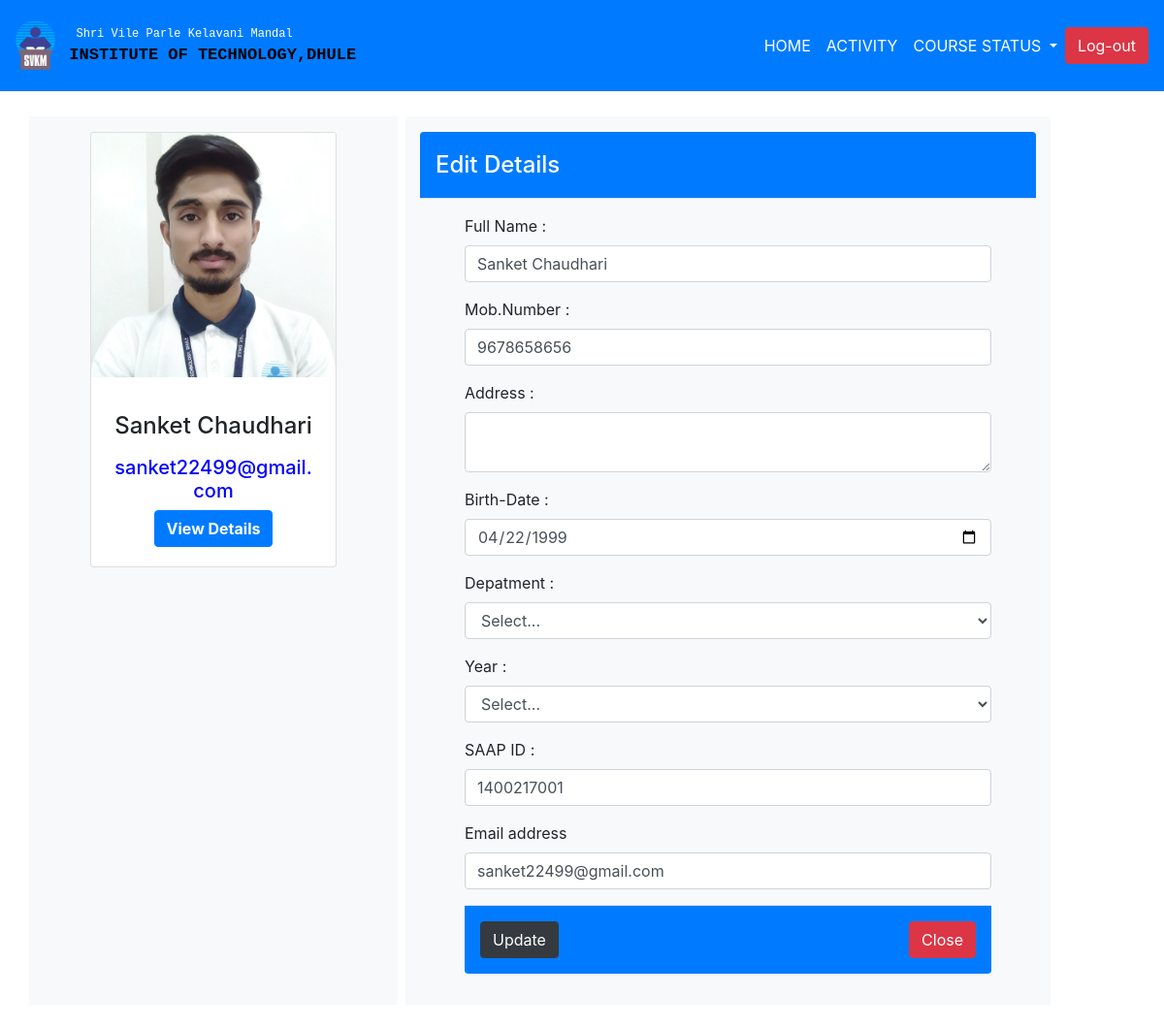
Screenshot of /edit.php?eid=18 with the database file from the repository.
### tables this page shows
CREATE TABLE `registration` (
  `id` int(10) NOT NULL,
  `name` varchar(50) NOT NULL,
  `number` bigint(100) NOT NULL,
  `address` text NOT NULL,
  `bdate` date NOT NULL,
  `dept` varchar(40) NOT NULL,
  `year` text NOT NULL,
  `sid` int(50) NOT NULL,
  `email` text NOT NULL,
  `pass` text NOT NULL,
  `img` text NOT NULL
);

### edit.php (the view, shortened to what this page needs)
<!doctype html>
<html lang="en">
  <head>
    <link rel="stylesheet" href="https://stackpath.bootstrapcdn.com/bootstrap/4.4.1/css/bootstrap.min.css">
      <link rel="stylesheet" type="text/css" href="style.css">
  </head>
  <body>
<?php
    include('db.php');
    $sql = mysqli_query($conn, "select * from registration where id = '".$_GET['eid']."' ");
    while($row=mysqli_fetch_assoc($sql)){
    $s = $row['sid'];
?>
        <nav class="navbar navbar-expand-lg  navbar-dark bg-primary fixed-top">
            <img class="" src="logo.png" style="width: 3.5%; height: 1.8%">
              <pre style="font-size: 12px; color: white;">
   Shri Vile Parle Kelavani Mandal
  <b style="font-size: 17px; color: black;" class="text-uppercase">Institute Of Technology,Dhule  </b></pre>
            <div class="collapse navbar-collapse" id="navbarTogglerDemo02">
                <ul class="navbar-nav ml-auto mt-2 mt-lg-0">
                  <li class="nav-item active">
                    <a class="nav-link text-uppercase" href="Profile.php?eid=<?php echo $_GET['eid'];?>&s=<?php echo $s; ?>">Home <span class="sr-only">(current)</span></a>
                  </li>
                  <li class="nav-item active">
                    <a class="nav-link text-uppercase" href="activity.php?eid=<?php echo $_GET['eid'];?>&s=<?php echo $s; ?>">Activity <span class="sr-only">(current)</span></a>
                  </li>
                   <li class="nav-item dropdown">
                    <a class="nav-link dropdown-toggle text-white text-uppercase" style="color: black" href="#" id="navbardrop" data-toggle="dropdown">
                      Course Status
                    </a>
                  </li>
                </ul>
             <form class="form-inline my-2 my-lg-0">
               <a href="logout.php"><button class="btn btn-danger my-2 my-sm-0" type="submit">Log-out</button></a>
            </form>
        </div>
      </nav>
      <?php
    }
    ?>
<?php
    include('db.php');
    $sql = mysqli_query($conn, "select * from registration where id = '".$_GET['eid']."' ");
    while($row=mysqli_fetch_assoc($sql)){
      $d = $row['id'];
?>
<br><br>
<div class="container my-4 pt-5">
    <div class="row">
        <div class="col-lg-4 col-md-4 col-sm-2 col-2 text-center bg-light py-3">
             <div class="card mx-5">
                   <img class="card-img-top pb-3" src="img/<?php echo $row['img']; ?>" alt="Card image">
                  <div class="card-body">
                      <h4 class="card-title"><p><?php echo $row['name']; ?></p></h4>
                      <h5><p class="card-text" style="color: blue"> <?php echo $row['email']; ?></p></h5>
                    <a href="detail.php?eid=<?php echo $d; ?>" style="color: black"><button class="btn btn-primary "><b>View Details</b>  </button></a>
                  </div>
              </div>
        </div>
          <div class="col-lg-7 col-md-7 col-sm-6 col-5 bg-light mx-2 py-3">
                <?php
                    include('db.php');
                    $sql = mysqli_query($conn, "select * from registration where id = '".$d."' ");
                    while($row=mysqli_fetch_assoc($sql)){
                    $d = $row['id'];
                    $name = $row['name'];
                    $number = $row['number'];
                    $bdate = $row['bdate'];
                    $sid = $row['sid'];
                    $email = $row['email'];
                  }
                ?>
           <div class="modal-header btn-primary">
              <h4 class="modal-title text-white">Edit Details</h4>
           </div>
           <div style="padding-left: 30px; padding-right: 30px">
           <div class="modal-body bg-light">
             <form action="update.php?eid=<?php echo $d;?>" method="POST">
                 <div class="form-group">
                    <label>Full Name :</label>
                    <input type="text" name="name" class="form-control" placeholder="Enter full name" value="<?php echo $name?>" required="">
                  </div>
                 <div class="form-group">
                    <label>Mob.Number :</label>
                    <input type="Number" name="nu" class="form-control" placeholder="Enter Number" value="<?php echo $number ?>"  required="required">
                </div>
                <div class="form-group">
                    <label>Address :</label>
                    <textarea type="text" name="ad" required="required" class="form-control"  placeholder="Address"> </textarea>
                 </div>
                  <div class="form-group">
                       <label>Birth-Date :</label>
                       <input type="date" name="bd" class="form-control" value="<?php echo $bdate ?>" required="required">
                  </div>
                  <div class="form-group">
                       <label>Depatment :</label>
                       <select type="text" name="dept" required="required" class="form-control">
                          <option>Select...</option>
                       </select>
                  </div>
                 <div class="form-group">
                      <label>Year :</label>
                    <select type="text" name="yr" class="form-control" placeholder="choce.." required="required">
                          <option>Select...</option>
                       </select>
                </div>
                <div class="form-group">
                    <label>SAAP ID :</label>
                    <input type="Number" name="sid" class="form-control" placeholder="Enter saap id" value="<?php echo $sid ?>" required="required">
                </div>
                <div class="form-group">
                    <label for="exampleInputEmail1">Email address</label>
                    <input type="email" name="email" class="form-control" id="exampleInputEmail1" value="<?php echo $email ?>" aria-describedby="emailHelp" required="required" placeholder="Email">
                </div>
                <div class="modal-footer bg-primary">
                  <a href="update.php?eid=<?php echo $d;?>"><button type="submit" name="sub" class="btn btn-dark">
                    Update
                  </button></a>
                  <button type="button" class="btn btn-danger ml-auto"><a href="detail.php?eid=<?php echo $d; ?>" class="text-white ">Close</a></button>
                </div>
            </form>
          </div>
       </div>
     </div>
     </div>
   </div>
<?php
}
?>
  </body>
</html>

### rows the page displays
registration: img (picture), name "Sanket Chaudhari", email "sanket22499@gmail.com", nu "9678658656", bd "04/22/1999", sid "1400217001"
